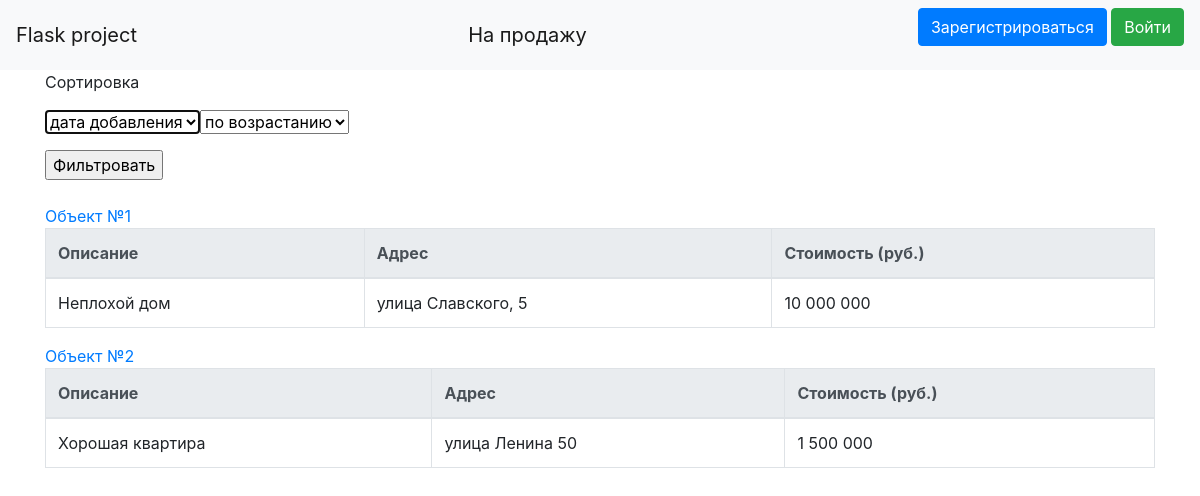
Before: / with the older database file.
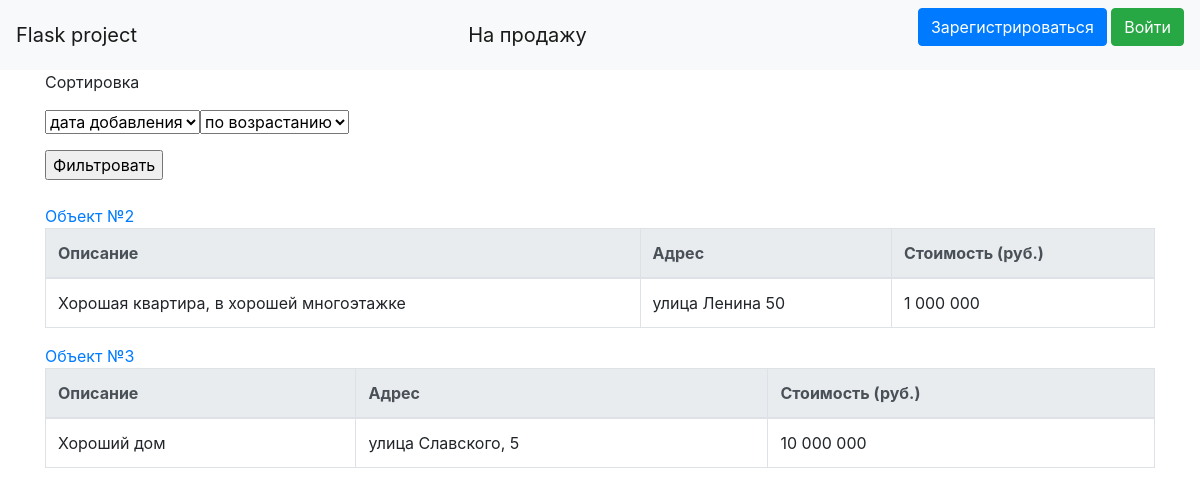
After: the same page with the newer database file.
### data/realties.py (models this page shows)
class Realties(SqlAlchemyBase):
    __tablename__ = 'realties'
    id = sqlalchemy.Column(sqlalchemy.Integer, primary_key=True, autoincrement=True)
    photo = sqlalchemy.Column(sqlalchemy.String, nullable=True)
    realtor = sqlalchemy.Column(sqlalchemy.Integer, sqlalchemy.ForeignKey("users.id"))
    house = sqlalchemy.Column(sqlalchemy.String)
    desc = sqlalchemy.Column(sqlalchemy.Text, nullable=True)
    address = sqlalchemy.Column(sqlalchemy.String)
    cost = sqlalchemy.Column(sqlalchemy.String, nullable=True)
    user = orm.relation('User')

### main.py (the view)
@app.route('/', methods=['GET', 'POST'])
def index():
    global sort
    if request.method == 'GET':
        if sort:
            if sort == 'name-up':
                realties = session.query(Realties).order_by(Realties.id)
            elif sort == 'name-down':
                realties = session.query(Realties).order_by(Realties.id)[::-1]
            elif sort == 'cost-up':
                realties = session.query(Realties).order_by(Realties.cost)
            elif sort == 'cost-down':
                realties = session.query(Realties).order_by(Realties.cost)[::-1]
        else:
            realties = session.query(Realties)
        realtor = {}
        for realty in realties:
            user = session.query(User).filter(User.id == realty.realtor).first()
            if user:
                realtor[realty.id] = ' '.join([user.name, user.surname])
            else:
                realtor[realty.id] = ''
        return render_template('index.html', realties=realties, realtor=realtor, title='Квартиры')
    elif request.method == 'POST':
        sort = f'{request.form["sort-by"]}-{request.form["sort"]}'
        return redirect('/')

### templates/index.html (shortened to what this page needs)
<!DOCTYPE HTML>
<html>
    <body>
        {% extends "base.html" %}
        {% block content %}
                <p>Сортировка</p>
                <form method="post">
                    <p><select autofocus name="sort-by">
                        <option value='name'>дата добавления</option>
                    </select><select name='sort'>
                        <option value='up'>по возрастанию</option>
                    </select></p>
                    <input type='submit' value="Фильтровать">
                </form><br>
                {% for realty in realties %}
                    <a href="/realty/{{realty.id}}">Объект №{{realty.id}}</a>
                    <table class='table table-bordered'>
                        <thead class="thead-light">
                            <tr>
                                <th scope="col">Описание</th>
                                <th scope="col">Адрес</th>
                                <th scope="col">Стоимость (руб.)</th>
                            </tr>
                        </thead>
                        <tbody>
                            <tr>
                                <td>
                                    {{realty.desc}}
                                </td>
                                <td>
                                    {{realty.address}}
                                </td>
                                <td>
                                    {{realty.cost}}
                                </td>
                            </tr>
                        </tbody>
                    </table>
                {% endfor %}
        {% endblock %}

### templates/base.html (shortened to what this page needs)
<!doctype html>
<html lang="en">
    <head>
        <link rel="stylesheet"
          href="https://stackpath.bootstrapcdn.com/bootstrap/4.4.1/css/bootstrap.min.css"
>
    </head>
    <body>
        <header>
            <nav class="navbar navbar-light bg-light">
                <a class="navbar-brand" href="#">Flask project</a>
                <a class="navbar-brand" href="/">На продажу</a>
                {% if current_user.is_authenticated %}
                    <a class="navbar-brand" href="/user/{{current_user.id}}">{{ current_user.name }}</a>
                {% else %}
                    <p>
                        <a class="btn btn-primary " href="/register">Зарегистрироваться</a>
                        <a class="btn btn-success" href="/login">Войти</a>
                    </p>
                {% endif %}
            </nav>
        </header>
        <main role="main" class="container">
            {% block content %}{% endblock %}
        </main>
    </body>
</html>

Changed rows visible on the page:
removed Realties: id "1", desc "Неплохой дом", address "улица Славского, 5", cost "10 000 000"
changed Realties "улица Ленина 50": desc "Хорошая квартира" → "Хорошая квартира, в хорошей многоэтажке"; cost "1 500 000" → "1 000 000"
added Realties: id "3", desc "Хороший дом", address "улица Славского, 5", cost "10 000 000"
